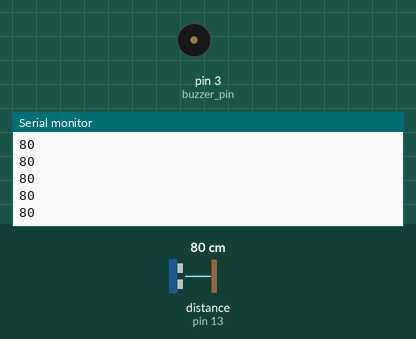
This sketch was run on a simulated Arduino Uno, built with avr-gcc and run on an emulated ATmega328P. Shown: buzzer (waves = sounding, pin HIGH), the last lines printed to the serial monitor. The inputs (shaded band) are chosen by the test bench; at power-on: distance to the obstacle (sensor on pin 13) 80 cm. The echo pulse lasts 58.3 µs per cm.

Above: at 1.2 s.
1.3 s: distance to the obstacle (sensor on pin 13) set to 2 cm
At 1.48 s:
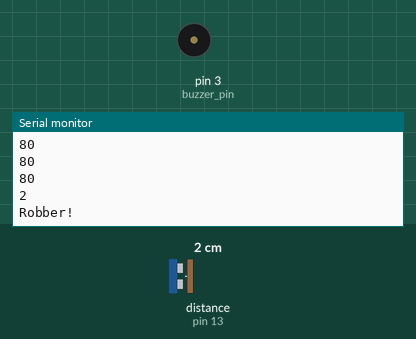
At 1.99 s:
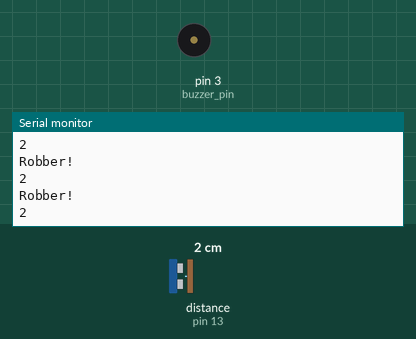

Measured:
- after the input at 1.3 s, the serial monitor: prints a new line after 0.07 s (image 1)

The sketch:

main.ino
```cpp
// (licence header left out)
#include <Ultrasonic.h>

/*
 * Pass as a parameter the trigger and echo pin, respectively,
 * or only the signal pin (for sensors 3 pins), like:
 * Ultrasonic ultrasonic(13);
 */
Ultrasonic ultrasonic(12, 13);
int distance;

void setup() {
  Serial.begin(9600);
  pinMode(3, OUTPUT); //buzzer pin
}

void loop() {
  distance = ultrasonic.read();


  Serial.println(distance);
  delay(100);
  if (distance <= 4){
    Serial.println("Robber!");
    digitalWrite(3,1);
  }

  digitalWrite(3,0);

}
```
